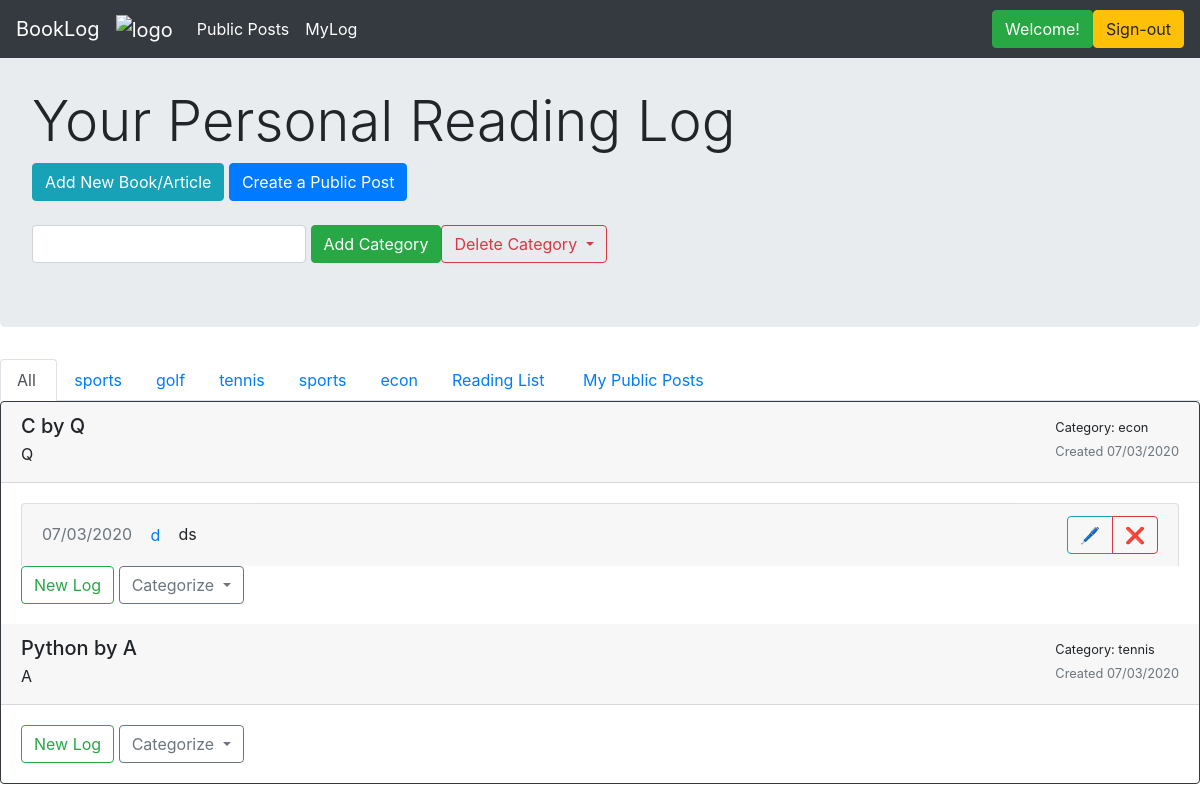
Page /myLog (signed in) on the earlier database version.
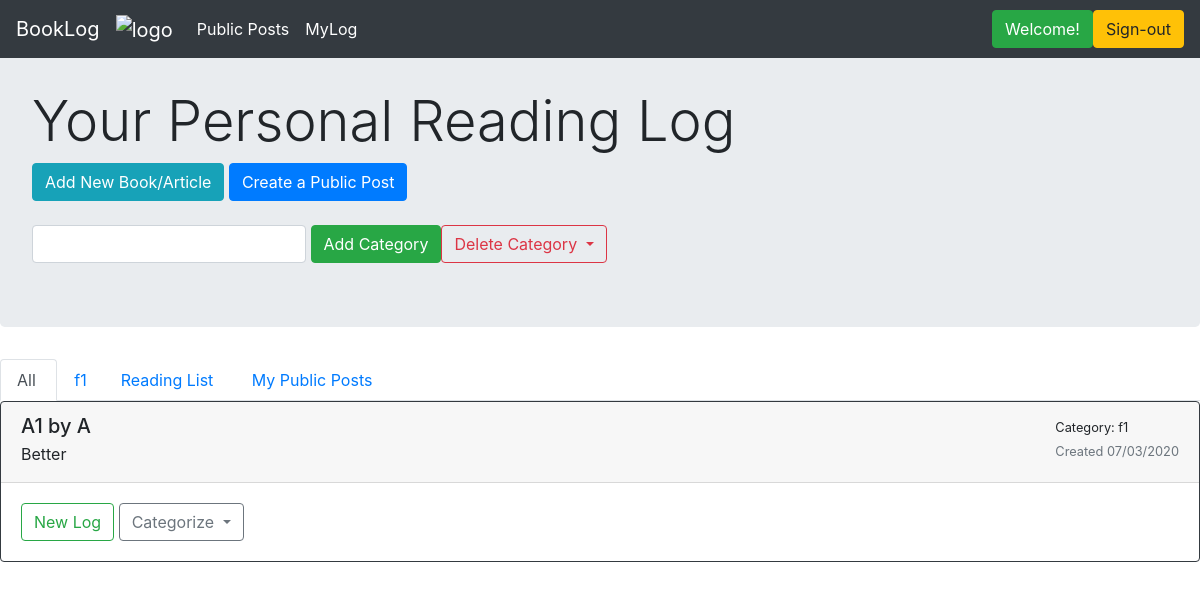
Same page on the later database version.
### application/models.py (models this page shows)
class Category(db.Model):
    __tablename__ = 'categories'
    id = db.Column(db.Integer, primary_key=True)
    name = db.Column(db.String(150), index=True, nullable=False, unique=False)
    user_id = db.Column(db.Integer, ForeignKey('users.id'), nullable=False, index=False)
    user = relationship("User", backref="categories", foreign_keys=[user_id])

class Book(db.Model):
    __tablename__ = 'books_and_other_readings'
    id = db.Column(db.Integer, primary_key=True)
    title = db.Column(db.String(80), index=True, unique=False, nullable=False)
    author = db.Column(db.String(80), index=False, unique=False, nullable=True)
    date_started = db.Column(db.DateTime, index=False, unique=False, nullable=False)
    description = db.Column(db.Text, index=False, unique=False, nullable=True)
    complete = db.Column(db.Boolean, index=False, unique=False, nullable=True)
    user_id = db.Column(db.Integer, ForeignKey('users.id'), nullable=False, index=True)
    user = relationship("User", backref = "books", foreign_keys=[user_id])
    cat_id = db.Column(db.Integer, ForeignKey('categories.id'), nullable=True, index=True)
    category = relationship("Category", backref="books", foreign_keys=[cat_id])

class BookUpdate(db.Model):
    __tablename__ = 'book_updates'
    id = db.Column(db.Integer, primary_key=True)
    title = db.Column(db.String(100), index=True, unique=False, nullable=False)
    date_created = db.Column(db.DateTime, index=False, unique=False, nullable=False)
    pages = db.Column(db.String(100), index=False, unique=False, nullable=True)
    text = db.Column(db.Text, index=False, unique=False, nullable=False)
    book_id = db.Column(db.Integer, ForeignKey('books_and_other_readings.id'), nullable=False, index=True)
    book = relationship("Book", backref = "book_updates", foreign_keys=[book_id])

### application/routes.py (the view)
@main_bp.route("/myLog", methods=['GET'])
@login_required
def myLog():
    user = User.query.filter_by(id=session.get("user_id")).first()
    books = user.books
    cats = user.categories
    return render_template("mylog.html", name=session.get("user_id"), user=user, books=books, cats=cats)

### application/auth.py (called while the page is built)
@auth_bp.before_app_request
def load_logged_in_user():
    user_id = session.get('user_id')
    if user_id is None:
        g.user = None
    else:
        g.user = User.query.filter_by(id=user_id).first()

def login_required(view):
    @functools.wraps(view)
    def wrapped_view(**kwargs):
        if g.user is None:
            return redirect(url_for('auth_bp.login'))
        return view(**kwargs)
    return wrapped_view

### application/routes.py (called while the page is built)
@main_bp.before_app_request
def load_logged_in_user():
    user_id = session.get('user_id')
    if user_id is None:
        g.user = None
    else:
        g.user = User.query.filter_by(id=user_id).first()

### application/templates/mylog.html (shortened to what this page needs)
{% extends 'layout.html' %}
{% block content %}
<div class="jumbotron">
    <br>
    <h1 class="display-4">Your Personal Reading Log</h1>
    <a href="{{url_for('main_bp.create_new')}}" class="btn btn-info" role="button">Add New Book/Article</a>
    <a href="{{url_for('main_bp.create_public_post')}}" class="btn btn-primary" role="button">Create a Public Post</a>
    <br>
    <br>
    <div class="form-inline">
        <form action="{{url_for('main_bp.create_new_cat')}}" method="POST">
          <input type="text" class="form-control" id="title"  name="title" required>
          <button type="submit" class="btn btn-success">Add Category</button>
        </form>
        <button class="btn btn-outline-danger dropdown-toggle" type="button" id="dropdownMenuButton" data-toggle="dropdown" aria-haspopup="true" aria-expanded="false">
            Delete Category
          </button>
    </div>
</div>
<ul class="nav nav-tabs">
  <li class="nav-item"> <a class="nav-link active" href="#">All&nbsp;</a> </li>
  {% for cat in cats %}
      <li class="nav-item"> <a class="nav-link" href="{{url_for('main_bp.myLogCat', cat_id=cat.id)}}">{{cat.name}}</a> </li>
  {% endfor %}
  <li class="nav-item"> <a class="nav-link" href="{{ url_for('main_bp.reading_list')}}">Reading List&nbsp;</a></li>
  <li class="nav-item"> <a class="nav-link" href="{{ url_for('main_bp.my_public_posts')}}">My Public Posts&nbsp;&nbsp;</a></li>
  <div class="btn-toolbar" role="toolbar">
  </div>
</ul>
<div class="card text-left border-dark mb-3">
{% for book in books|reverse %}
  <div class="card-header position-sticky justify-content-between">
      <div class="float-right">
      <small>Category: {{book.category.name}}</small> <br>
      <small class="text-muted">Created {{ book.date_started.strftime("%m/%d/%Y") }}</small>
      </div>
      {% if book.author != "" %}
          <h5 class="mb-1">{{ book.title }} by {{ book.author }}</h5>
      {% else %}
          <h5 class="mb-1">{{ book.title }}</h5>
      {% endif %}
      <p class="mb-1"> {{ book.description }} </p>
  </div>
  <div class="card-body">
  {% for log in book.book_updates|reverse %}
  <div class="list-group">
    <div class="accordion" id="accordionExample">
         <div class="card">
            <div class="card-header" id="headingTwo">
            <div class="float-right">
                <div class="btn-group" role="group" aria-label="Basic example">
                   <button class="btn btn-outline-info" type="button" data-toggle="collapse" area-expanded="false" data-target={{"#logEdit" + log.title|string}}>&#128394;</button>
                   <a href="{{url_for('main_bp.delete_log', log_id=log.id)}}" class="btn btn-outline-danger" role="button">&#10060;</a>
                </div>
            </div>
            <h5 class="mb-0">
              <small class="text-muted">{{ log.date_created.strftime("%m/%d/%Y") }}</small>
              <button class="btn btn-link collapsed" type="button" data-toggle="collapse" data-target={{"#collapseTwo" + log.title|string}} aria-expanded="false" aria-controls="collapseTwo">
              {{ log.title }}
              </button>
              <small> {{log.pages}}</small>
            </h5>
            </div>
      </div>
    </div>
  </div>
  {% endfor %}
  <div class="end">
  <button class="btn btn-outline-success" type="button" data-toggle="collapse" area-expanded="false" data-target={{"#log" + loop.index|string}}>New Log</button>
  <button class="btn btn-outline-secondary dropdown-toggle" type="button" id="dropdownMenuButton" data-toggle="dropdown" aria-haspopup="true" aria-expanded="false">
    Categorize
  </button>
    </div>
    </div>
{% endfor %}
</div>
{% endblock %}

### application/templates/layout.html (shortened to what this page needs)
<!DOCTYPE html>
<html lang="en">
  <head>
    <link rel="stylesheet" href="https://maxcdn.bootstrapcdn.com/bootstrap/4.5.0/css/bootstrap.min.css">
  </head>
  <body>
    <nav class="navbar navbar-expand-lg navbar-dark bg-dark fixed-top">
       <a class="navbar-brand" href="{{url_for('main_bp.hello')}}">BookLog</a>
       <a class="navbar-brand" href="{{url_for('main_bp.hello')}}"">
            <img src="https://raw.githubusercontent.com/abhinavmodugula/reading_log/master/application/static/images/logo.png" alt="logo" style="width:40px;">
       </a>
       <div class="collapse navbar-collapse" id="navbarSupportedContent">
          <ul class="navbar-nav mr-auto">
             <li class="nav-item active">
             <a class="nav-link" href="{{url_for('main_bp.all_public_posts')}}">Public Posts <span class="sr-only">(current)</span></a></li>
             <li class="nav-item"> <a class="nav-link active" href="{{url_for('main_bp.myLog')}}">MyLog</a> </li>
          </ul>
          {% if user != "None" %}
              <a href="#" class="btn btn-success" role="button">Welcome!</a>
              <a href="{{url_for('auth_bp.signout')}}" class="btn btn-warning" role="button">Sign-out</a>
          {% else %}
              <a href="{{url_for('auth_bp.login')}}" class="btn btn-success" role="button">Log-in</a>
              <a href="{{url_for('auth_bp.signup')}}" class="btn btn-primary" role="button">Sign-up</a>
          {% endif %}
       </div>
    </nav>
    {% block content %}{% endblock %}
  </body>
</html>

Differences in the rows shown:
removed Category: name "golf"
removed Category: name "tennis"
removed Category: name "sports"
removed Category: name "econ"
removed Book: category.name "econ", date_started "07/03/2020", title "C", author "Q", description "Q"
removed BookUpdate: date_created "07/03/2020", title "d", pages "ds"
changed Category: name "sports" → "f1"
changed Book: category.name "tennis" → "f1"; title "Python" → "A1"; description "A" → "Better"
